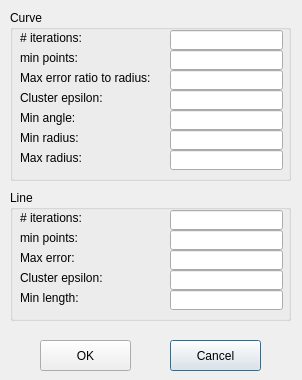
<?xml version="1.0" encoding="UTF-8"?>
<ui version="4.0">
 <class>CurveLineOptionDialog</class>
 <widget class="QDialog" name="CurveLineOptionDialog">
  <property name="geometry">
   <rect>
    <x>0</x>
    <y>0</y>
    <width>302</width>
    <height>380</height>
   </rect>
  </property>
  <property name="windowTitle">
   <string>CurveLineOptionDialog</string>
  </property>
  <widget class="QGroupBox" name="groupBox">
   <property name="geometry">
    <rect>
     <x>10</x>
     <y>10</y>
     <width>281</width>
     <height>171</height>
    </rect>
   </property>
   <property name="title">
    <string>Curve</string>
   </property>
   <widget class="QLabel" name="label">
    <property name="geometry">
     <rect>
      <x>10</x>
      <y>40</y>
      <width>81</width>
      <height>16</height>
     </rect>
    </property>
    <property name="text">
     <string>min points:</string>
    </property>
   </widget>
   <widget class="QLineEdit" name="lineEditCurveMinAngle">
    <property name="geometry">
     <rect>
      <x>160</x>
      <y>100</y>
      <width>113</width>
      <height>20</height>
     </rect>
    </property>
   </widget>
   <widget class="QLineEdit" name="lineEditCurveNumIterations">
    <property name="geometry">
     <rect>
      <x>160</x>
      <y>20</y>
      <width>113</width>
      <height>20</height>
     </rect>
    </property>
   </widget>
   <widget class="QLabel" name="label_5">
    <property name="geometry">
     <rect>
      <x>10</x>
      <y>120</y>
      <width>131</width>
      <height>16</height>
     </rect>
    </property>
    <property name="text">
     <string>Min radius:</string>
    </property>
   </widget>
   <widget class="QLineEdit" name="lineEditCurveMaxRadius">
    <property name="geometry">
     <rect>
      <x>160</x>
      <y>140</y>
      <width>113</width>
      <height>20</height>
     </rect>
    </property>
   </widget>
   <widget class="QLineEdit" name="lineEditCurveMinRadius">
    <property name="geometry">
     <rect>
      <x>160</x>
      <y>120</y>
      <width>113</width>
      <height>20</height>
     </rect>
    </property>
   </widget>
   <widget class="QLineEdit" name="lineEditCurveMaxErrorRatioToRadius">
    <property name="geometry">
     <rect>
      <x>160</x>
      <y>60</y>
      <width>113</width>
      <height>20</height>
     </rect>
    </property>
   </widget>
   <widget class="QLabel" name="label_2">
    <property name="geometry">
     <rect>
      <x>10</x>
      <y>60</y>
      <width>131</width>
      <height>16</height>
     </rect>
    </property>
    <property name="text">
     <string>Max error ratio to radius:</string>
    </property>
   </widget>
   <widget class="QLabel" name="label_6">
    <property name="geometry">
     <rect>
      <x>10</x>
      <y>140</y>
      <width>131</width>
      <height>16</height>
     </rect>
    </property>
    <property name="text">
     <string>Max radius:</string>
    </property>
   </widget>
   <widget class="QLabel" name="label_3">
    <property name="geometry">
     <rect>
      <x>10</x>
      <y>80</y>
      <width>131</width>
      <height>16</height>
     </rect>
    </property>
    <property name="text">
     <string>Cluster epsilon:</string>
    </property>
   </widget>
   <widget class="QLabel" name="label_4">
    <property name="geometry">
     <rect>
      <x>10</x>
      <y>100</y>
      <width>131</width>
      <height>16</height>
     </rect>
    </property>
    <property name="text">
     <string>Min angle:</string>
    </property>
   </widget>
   <widget class="QLabel" name="label_7">
    <property name="geometry">
     <rect>
      <x>10</x>
      <y>20</y>
      <width>81</width>
      <height>16</height>
     </rect>
    </property>
    <property name="text">
     <string># iterations:</string>
    </property>
   </widget>
   <widget class="QLineEdit" name="lineEditCurveMinPoints">
    <property name="geometry">
     <rect>
      <x>160</x>
      <y>40</y>
      <width>113</width>
      <height>20</height>
     </rect>
    </property>
   </widget>
   <widget class="QLineEdit" name="lineEditCurveClusterEpsilon">
    <property name="geometry">
     <rect>
      <x>160</x>
      <y>80</y>
      <width>113</width>
      <height>20</height>
     </rect>
    </property>
   </widget>
  </widget>
  <widget class="QGroupBox" name="groupBox_2">
   <property name="geometry">
    <rect>
     <x>10</x>
     <y>190</y>
     <width>281</width>
     <height>131</height>
    </rect>
   </property>
   <property name="title">
    <string>Line</string>
   </property>
   <widget class="QLineEdit" name="lineEditLineMinLength">
    <property name="geometry">
     <rect>
      <x>160</x>
      <y>100</y>
      <width>113</width>
      <height>20</height>
     </rect>
    </property>
   </widget>
   <widget class="QLineEdit" name="lineEditLineClusterEpsilon">
    <property name="geometry">
     <rect>
      <x>160</x>
      <y>80</y>
      <width>113</width>
      <height>20</height>
     </rect>
    </property>
   </widget>
   <widget class="QLineEdit" name="lineEditLineMinPoints">
    <property name="geometry">
     <rect>
      <x>160</x>
      <y>40</y>
      <width>113</width>
      <height>20</height>
     </rect>
    </property>
   </widget>
   <widget class="QLineEdit" name="lineEditLineMaxError">
    <property name="geometry">
     <rect>
      <x>160</x>
      <y>60</y>
      <width>113</width>
      <height>20</height>
     </rect>
    </property>
   </widget>
   <widget class="QLineEdit" name="lineEditLineNumIterations">
    <property name="geometry">
     <rect>
      <x>160</x>
      <y>20</y>
      <width>113</width>
      <height>20</height>
     </rect>
    </property>
   </widget>
   <widget class="QLabel" name="label_8">
    <property name="geometry">
     <rect>
      <x>10</x>
      <y>80</y>
      <width>131</width>
      <height>16</height>
     </rect>
    </property>
    <property name="text">
     <string>Cluster epsilon:</string>
    </property>
   </widget>
   <widget class="QLabel" name="label_9">
    <property name="geometry">
     <rect>
      <x>10</x>
      <y>20</y>
      <width>81</width>
      <height>16</height>
     </rect>
    </property>
    <property name="text">
     <string># iterations:</string>
    </property>
   </widget>
   <widget class="QLabel" name="label_10">
    <property name="geometry">
     <rect>
      <x>10</x>
      <y>40</y>
      <width>81</width>
      <height>16</height>
     </rect>
    </property>
    <property name="text">
     <string>min points:</string>
    </property>
   </widget>
   <widget class="QLabel" name="label_11">
    <property name="geometry">
     <rect>
      <x>10</x>
      <y>100</y>
      <width>131</width>
      <height>16</height>
     </rect>
    </property>
    <property name="text">
     <string>Min length:</string>
    </property>
   </widget>
   <widget class="QLabel" name="label_12">
    <property name="geometry">
     <rect>
      <x>10</x>
      <y>60</y>
      <width>131</width>
      <height>16</height>
     </rect>
    </property>
    <property name="text">
     <string>Max error:</string>
    </property>
   </widget>
  </widget>
  <widget class="QPushButton" name="pushButtonCancel">
   <property name="geometry">
    <rect>
     <x>170</x>
     <y>340</y>
     <width>91</width>
     <height>31</height>
    </rect>
   </property>
   <property name="text">
    <string>Cancel</string>
   </property>
  </widget>
  <widget class="QPushButton" name="pushButtonOK">
   <property name="geometry">
    <rect>
     <x>40</x>
     <y>340</y>
     <width>91</width>
     <height>31</height>
    </rect>
   </property>
   <property name="text">
    <string>OK</string>
   </property>
  </widget>
 </widget>
 <layoutdefault spacing="6" margin="11"/>
 <tabstops>
  <tabstop>pushButtonOK</tabstop>
  <tabstop>pushButtonCancel</tabstop>
  <tabstop>lineEditCurveNumIterations</tabstop>
  <tabstop>lineEditCurveMinPoints</tabstop>
  <tabstop>lineEditCurveMaxErrorRatioToRadius</tabstop>
  <tabstop>lineEditCurveClusterEpsilon</tabstop>
  <tabstop>lineEditCurveMinAngle</tabstop>
  <tabstop>lineEditCurveMinRadius</tabstop>
  <tabstop>lineEditCurveMaxRadius</tabstop>
  <tabstop>lineEditLineNumIterations</tabstop>
  <tabstop>lineEditLineMinPoints</tabstop>
  <tabstop>lineEditLineMaxError</tabstop>
  <tabstop>lineEditLineClusterEpsilon</tabstop>
  <tabstop>lineEditLineMinLength</tabstop>
 </tabstops>
 <resources/>
 <connections/>
</ui>
